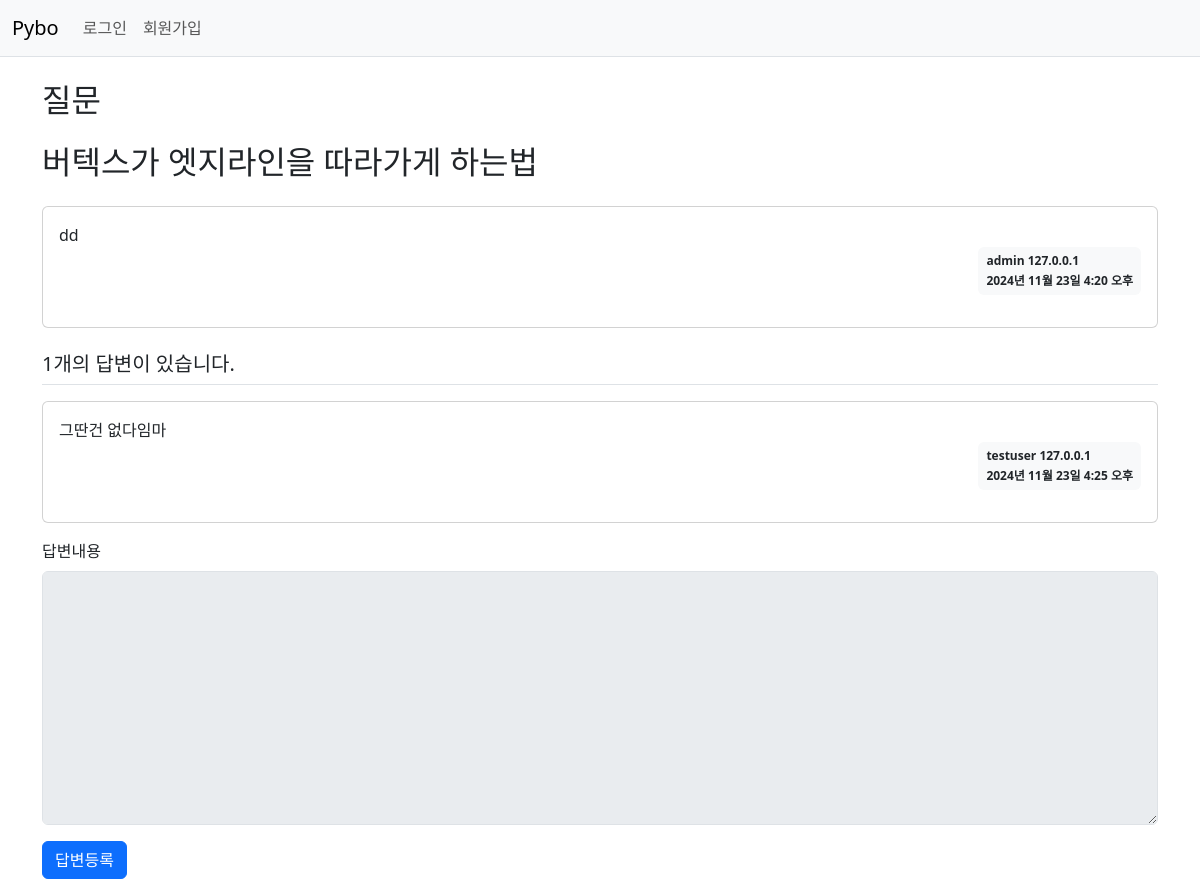
The app's page /pybo/308/, older data.
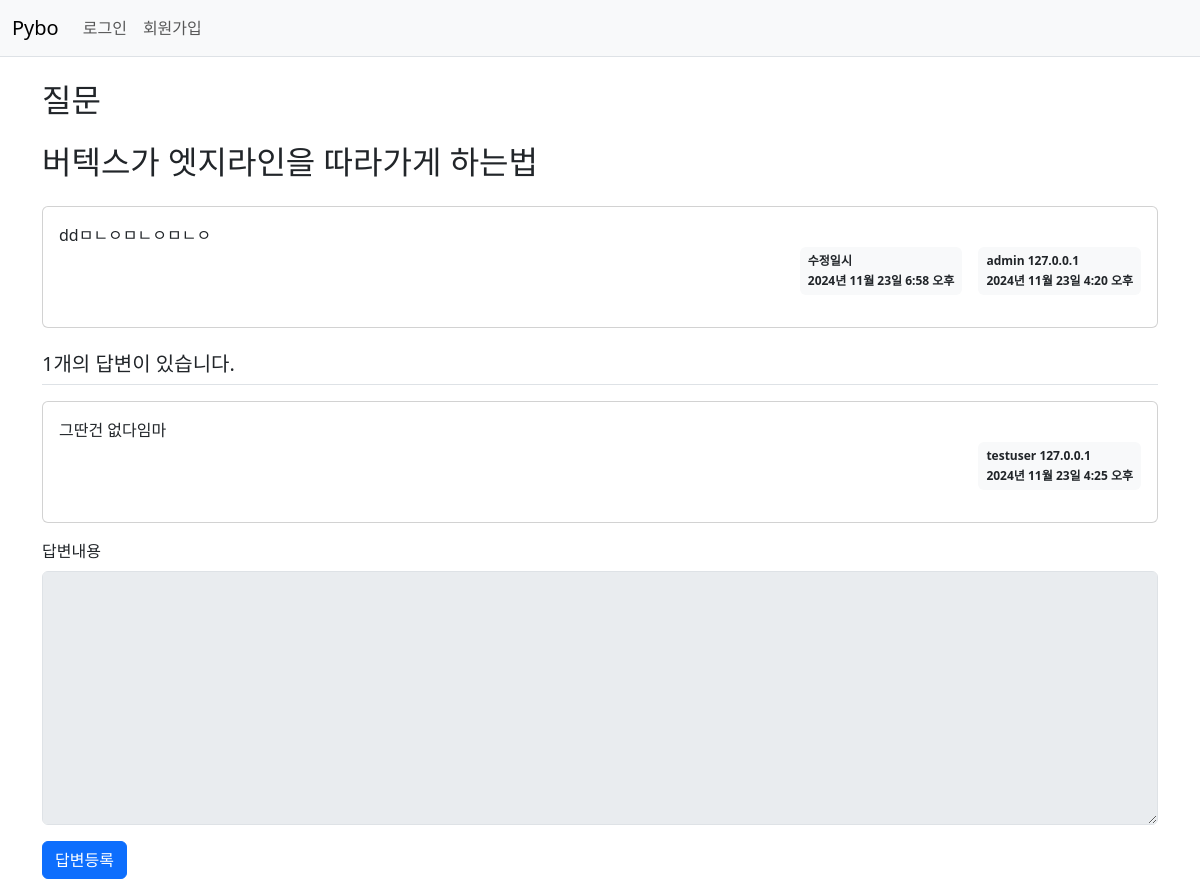
The same page, newer data.
### pybo/models.py (models this page shows, shortened)
class Question(models.Model):
    author = models.ForeignKey(User, on_delete=models.CASCADE, default=1)
    subject = models.CharField(max_length=200)
    content = models.TextField()
    ip_address = models.CharField(max_length=20, null=True)
    modify_date = models.DateTimeField(null=True, blank=True)
    create_date = models.DateTimeField()

### pybo/views/base_views.py (the view)
# urls.py: path('<int:question_id>/', base_views.detail, name='detail'), # detail 함수가 실행됨.
def detail(request, question_id):
    question = Question.objects.get(id=question_id) # 정직하게 오브젝트만 가져옴
    context = {'question' : question}
    if question.ip_address:
        ip_address = question.ip_address.split('.')
        context['ip_address'] = f"{ip_address[0]}.{ip_address[1]}"
    return render(request, 'pybo/question_detail.html', context)

### templates/pybo/question_detail.html (shortened to what this page needs)
{% extends "base.html" %}
{% block content %}
<div class="container my-3">
    <h2 class="border=bottom py-2">질문</h2>
    <h2 class="border=bottom py-2">{{question.subject}} </h2>
    <div class="card my-3">
        <div class='card-body'>
            <div class="card-text" style="white-space: pre-line;">{{question.content}} </div>
            <div class='d-flex justify-content-end'>
                {% if question.modify_date %}
                <div class="badge bg-light text-dark p-2 text-start mx-3">
                    <div class="mb-2">수정일시</div>
                    <div> {{question.modify_date}} </div>
                </div>
                {% endif %}
                <div class='badge bg-light text-dark p-2 text-start'>
                    <div class="mb-2">{{ question.author.username }} {{ question.ip_address }}</div>
                    <div>{{question.create_date}}</div>
                </div>
            </div>
        </div>
    </div>
    <h5 class='border-bottom my-3 py-2'>{{question.answer_set.count}}개의 답변이 있습니다.</h5>
    {% for answer in question.answer_set.all %}
    <div class='card my-3'>
        <div class='card-body'>
            <div class='card-text' style='white-space: pre-line;'>{{answer.content}} </div>
            <div class='d-flex justify-content-end'>
                <div class='badge bg-light text-dark p-2 text-start'>
                    <div class="mb-2">{{ answer.author.username }} {{ answer.ip_address }}</div>
                    <div>{{answer.create_date}}</div>
                </div>
            </div>
        </div>
    </div>
    {% endfor %}
    <form action="{% url 'pybo:answer_create' question_id=question.id %}", method='post', class='my-3'>
        <div class='mb-3'>
            <label for='content' class='form-label'>답변내용</label>
            <textarea {% if not user.is_authenticated %}disabled{% endif %}
            name='content' id='content' class='form-control' rows='10'></textarea>
        </div>
        <input type="submit" value='답변등록' class='btn btn-primary'>
    </form>
</div>
{% endblock %}

Row changes from the older to the newer data that the page shows:
changed Question "버텍스가 엣지라인을 따라가게 하는법": content "dd" → "ddㅁㄴㅇㅁㄴㅇㅁㄴㅇ"; modify_date (not shown) → "2024년 11월 23일 6:58 오후"
Text that changed along with them:
text now shown: "수정일시"
